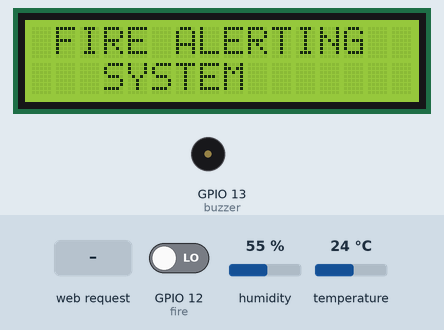
Recording of a sketch running on a simulated ESP8266 (NodeMCU). Shown: 16×2 character LCD, buzzer (waves = sounding, pin HIGH). The test bench sets the inputs (shaded band); at power-on: GPIO 12 (fire) LOW, humidity 55 %, temperature 24 °C. WiFi joins after 1.5 s; servers stay silent unless stated; what the sketch prints to the serial monitor is not drawn.

Above: at 2.1 s.
At 10.6 s:
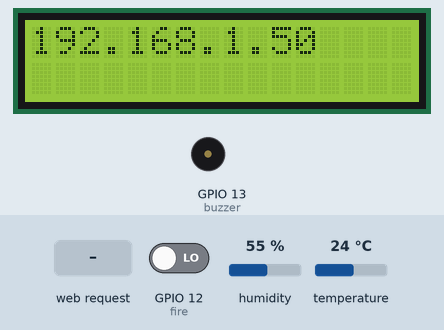
13.8 s: HTTP request GET /readData received
At 14.7 s:
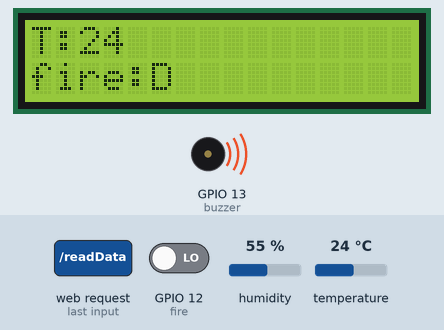
At 15.5 s:
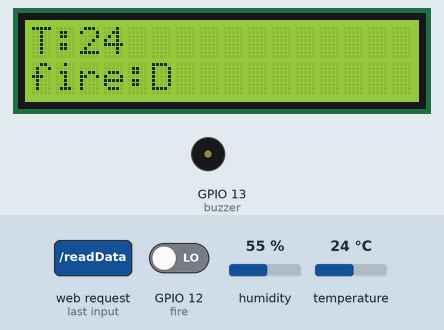
Timing chart, 0 to 17.0 s (numbered marks = the images above; inputs shaded):
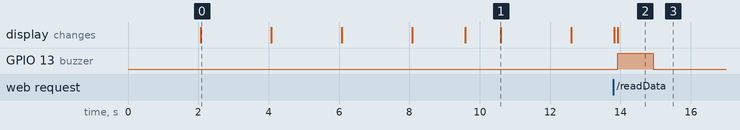

Measured:
- after the input at 13.8 s, GPIO 13 (buzzer): LOW → HIGH after 0.13 s, → LOW 1.0 s later; the display: first changes at once (image 2 shows a later state)
- what the display in image 0 shows lasts 2.0 s, from 2.1 s to 4.1 s

The sketch:

fire-alert.ino
```cpp
#include <ESP8266WiFi.h>
//#include <BlynkSimpleEsp8266.h>
#include <WiFiClient.h>
#include <ESP8266WebServer.h>
#include <Wire.h>
#include <LiquidCrystal.h>
#include "DHT.h"

LiquidCrystal lcd (16, 5, 4, 0, 2, 14);

#define DHTPIN 15     // Digital pin connected to the DHT sensor
#define DHTTYPE DHT11   // DHT 22  (AM2302), AM2321

int fire = 12;
int buzzer = 13;

const char* ssid = "projectshub";
const char* password = "projectshub";
const char *host = "maker.ifttt.com";
const char *privateKey = "bcIobygfgfKB8xo1-ilmim0pbtRa2Rm9AJToohYUpOp";
ESP8266WebServer server(80); //Server on port 80
void send_event(const char *event);

DHT dht(DHTPIN, DHTTYPE);

const int sensor=A0; // Assigning analog pin A5 to variable 'sensor'
float tempc; //variable to store temperature in degree Celsius
float tempf; //variable to store temperature in Fahreinheit
float vout; //temporary variable to hold sensor reading

String Message;
const char MAIN_page[] PROGMEM = R"=====(
<!doctype html>
<html>
<head>
  <title>Data Logger</title>
  <h2 style="text-align:center;">FIRE DEPARTMENT ALERTING SYSTEM</h2>
  <style>
  canvas{
    -moz-user-select: none;
    -webkit-user-select: none;
    -ms-user-select: none;
  }
  /* Data Table Styling*/
  #dataTable {
    font-family: "Trebuchet MS", Arial, Helvetica, sans-serif;
    border-collapse: collapse;
    width: 100%;
    text-align: center;
  }
  #dataTable td, #dataTable th {
    border: 1px solid #ddd;
    padding: 8px;
  }
  #dataTable tr:nth-child(even){background-color: #f2f2f2;}
  #dataTable tr:hover {background-color: #ddd;}
  #dataTable th {
    padding-top: 12px;
    padding-bottom: 12px;
    text-align: center;
    background-color: #050505;
    color: white;
  }
  </style>
</head>
<body>
<div>
  <table id="dataTable">
    <tr><th>Time</th><th>Activity</th></tr>
  </table>
</div>
<br>
<br>
<script>
var Avalues = [];
//var timeStamp = [];
var dateStamp = [];
setInterval(function() {
  // Call a function repetatively with 5 Second interval
  getData();
}, 3000); //5000mSeconds update rate
function getData() {
  var xhttp = new XMLHttpRequest();
  xhttp.onreadystatechange = function() {
    if (this.readyState == 4 && this.status == 200) {
     //Push the data in array
 // var time = new Date().toLocaleTimeString();
  var date = new Date();
  var txt = this.responseText;
  var obj = JSON.parse(txt);
      Avalues.push(obj.Activity);
     // timeStamp.push(time);
      dateStamp.push(date);
  //Update Data Table
    var table = document.getElementById("dataTable");
    var row = table.insertRow(1); //Add after headings
    var cell1 = row.insertCell(0);
    var cell2 = row.insertCell(1);
    cell1.innerHTML = date;
    //cell2.innerHTML = time;
    cell2.innerHTML = obj.Activity;
    }
  };
  xhttp.open("GET", "readData", true); //Handle readData server on ESP8266
  xhttp.send();
}
</script>
</body>
</html>

)=====";
void handleRoot() {
 String s = MAIN_page; //Read HTML contents
 server.send(200, "text/html", s); //Send web page
}

void readData() {
  int fire_state = digitalRead(fire); //Continuously check the state of PIR sensor

  int t = dht.readTemperature();

  lcd.setCursor(0, 0);
  lcd.print("T:");
  lcd.setCursor(2, 0);
  lcd.print(t);
  lcd.print("  ");
  delay(100);

    if(fire_state == LOW){
    lcd.setCursor(0, 1);
    lcd.print("fire:D    ");
    digitalWrite (buzzer, HIGH);    //If intrusion detected ring the buzzer
    delay(1000);
    digitalWrite (buzzer, LOW);
    Message = "fire Deteced";
    String data = "{\"Activity\":\""+ String(Message) +"\"}";
    server.send(200, "text/plane", data); //Send ADC value, temperature and humidity JSON to client ajax request
//    send_event("motion_event");
//    Serial.println("Motion detected!");
    }

    if(fire_state == HIGH){
    lcd.setCursor(0, 1);
    lcd.print("fire:UD   ");
    }
//    Message = temperature;
//    String data = "{\"Activity\":\""+ String(Message) +"\"}";
//    server.send(200, "text/plane", data); //Send ADC value, temperature and humidity JSON to client ajax request

  delay(500);                         //Check state of PIR after every half second
}


void setup() {
  Serial.begin(115200);  /* Define baud rate for serial communication */
  pinMode(fire, INPUT);
  pinMode(buzzer, OUTPUT);
  pinMode(sensor,INPUT); // Configuring sensor pin as input

  digitalWrite(fire, 1);

//  lcd.init();                      // initialize the lcd
//  lcd.init();

//  lcd.backlight();

  dht.begin();

  lcd.begin(16, 2);
  lcd.setCursor(0, 0);
  lcd.print(" WELCOME TO THE");
  lcd.setCursor(0, 1);
  lcd.print("   PROJECT   ");
  delay(2000);
  lcd.clear();
  lcd.setCursor(0, 0);
  lcd.print(" FIRE ALERTING ");
  lcd.setCursor(0, 1);
  lcd.print("   SYSTEM      ");
  delay(2000);
  lcd.clear();

  lcd.setCursor(0, 0);
  lcd.print("SSID:");
  lcd.setCursor(0, 1);
  lcd.print("projectshub");
  delay(2000);
  lcd.clear();
  lcd.setCursor(0, 0);
  lcd.print("PSWD:");
  lcd.setCursor(0, 1);
  lcd.print("projectshub");
  delay(2000);
  lcd.clear();
  lcd.print("Wifi Connecting");

 WiFi.begin(ssid, password);
  int wifi_ctr = 0;
  while (WiFi.status() != WL_CONNECTED) {
    lcd.print(".");
  delay(500);
  }
  lcd.clear();
  lcd.print("Wifi Connected");
  delay(1000);
  lcd.clear();
 lcd.print(WiFi.localIP()); delay(2000);
 lcd.clear();

 Serial.println("");
 Serial.println("Successfully connected to WiFi.");
 Serial.println("IP address is : ");
 Serial.println(WiFi.localIP());
 server.on("/", handleRoot);      //Which routine to handle at root location. This is display page
 server.on("/readData", readData); //This page is called by java Script AJAX
 server.begin();                  //Start server
 Serial.println("HTTP server started");
}

void loop()
{
  server.handleClient();          //Handle client requests

/*
  float temperature = analogRead(A0);
  temperature = (temperature * resolution);
  temperature = temperature * 100;

  lcd.setCursor(0, 0);
  lcd.print("T:");
  lcd.setCursor(2, 0);
  lcd.print(temperature);
  delay(100);

  if (digitalRead(fire) == 0)
  {
    lcd.setCursor(9, 1);
    lcd.print("fire:D  ");
  }
  if (digitalRead(fire) == 1)
  {
    lcd.setCursor(9, 1);
    lcd.print("fire:UD");
  }
  delay(200);
*/
}

void send_event(const char *event)
{
  Serial.print("Connecting to ");
  Serial.println(host);
  // Use WiFiClient class to create TCP connections
  WiFiClient client;
  const int httpPort = 80;
  if (!client.connect(host, httpPort)) {
    Serial.println("Connection failed");
    return;
  }
  // We now create a URI for the request
  String url = "/trigger/";
  url += event;
  url += "/with/key/";
  url += privateKey;
  Serial.print("Requesting URL: ");
  Serial.println(url);
  // This will send the request to the server
  client.print(String("GET ") + url + " HTTP/1.1\r\n" +
               "Host: " + host + "\r\n" +
               "Connection: close\r\n\r\n");
  while(client.connected())
  {
    if(client.available())
    {
      String line = client.readStringUntil('\r');
      Serial.print(line);
    } else {
      // No data yet, wait a bit
      delay(50);
    };
  }
  Serial.println();
  Serial.println("closing connection");
  client.stop();
}
```
